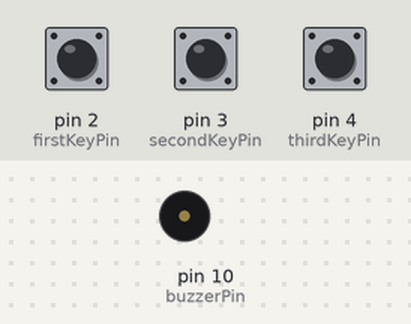
The sketch below on a simulated Arduino Uno, built with avr-gcc and run on an emulated ATmega328P. Shown: buzzer (waves = sounding). Inputs (shaded band) come from the test bench; at power-on: pin 2 (firstKeyPin) HIGH, pin 3 (secondKeyPin) HIGH, pin 4 (thirdKeyPin) HIGH.

Above: at 1.2 s.
1.3 s: pin 2 (firstKeyPin) pulled LOW for 0.15 s
At 1.37 s:
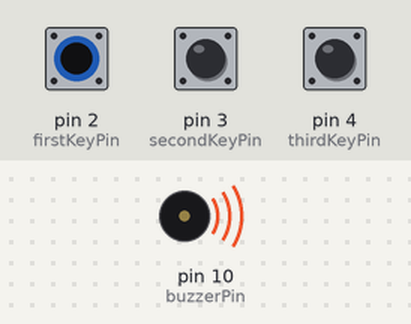
2.9 s: pin 2 (firstKeyPin) pulled LOW for 3.2 s
At 6.6 s:
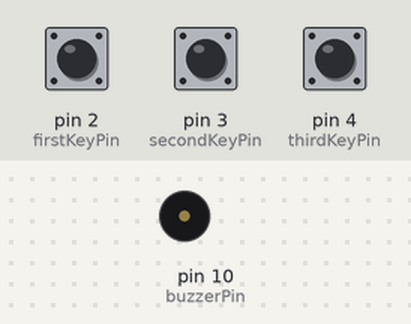
7.6 s: pin 3 (secondKeyPin) pulled LOW for 3.2 s
At 9.0 s:
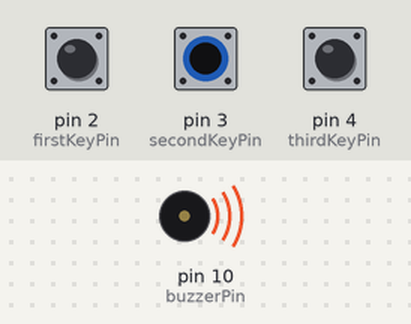
Timing chart, 0 to 12.3 s (numbered marks = the images above; inputs shaded):
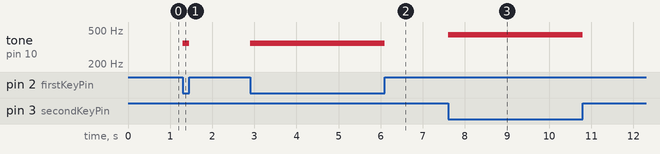

Measured:
- after the input at 1.3 s, tone on pin 10 (buzzerPin): silent → 349 Hz at once, → silent 0.15 s later
- after the input at 2.9 s, tone on pin 10 (buzzerPin): silent → 349 Hz at once, → silent 3.2 s later
- after the input at 7.6 s, tone on pin 10 (buzzerPin): silent → 440 Hz at once, → silent 3.2 s later

The sketch:

COMP444_2B_DigitalTrumpet.ino
```cpp
int firstKeyPin = 2;
int secondKeyPin = 3;
int thirdKeyPin = 4;

int buzzerPin = 10;

void setup() {
  pinMode(firstKeyPin, INPUT_PULLUP);
  pinMode(secondKeyPin, INPUT_PULLUP);
  pinMode(thirdKeyPin, INPUT_PULLUP);

  pinMode(buzzerPin, OUTPUT);
}

void loop() {
  if(digitalRead(firstKeyPin)== LOW){
    tone(buzzerPin,262); //play C
    tone(buzzerPin,349); //CC play F
  }
  else if (digitalRead(secondKeyPin)==LOW){
    tone(buzzerPin,330); //play E
    tone(buzzerPin,440); //CC play A
  }
  else if (digitalRead(thirdKeyPin)==LOW){
    tone(buzzerPin,392); //play G
    tone(buzzerPin,523); //CC Play C5
  }
  else{
    noTone(buzzerPin);
  }
}
```
